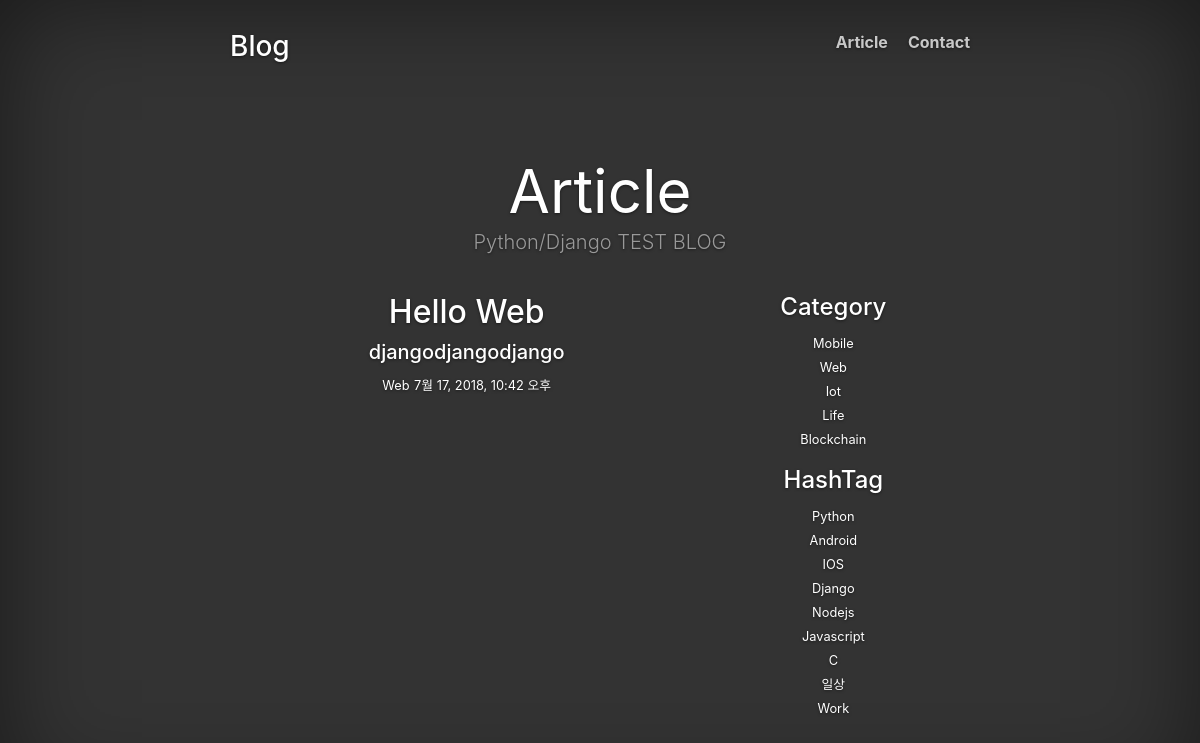
The page /articles/?hashtag=Python on the database its author committed.
### development/models.py (models this page shows, shortened)
class Article(models.Model):
    title = models.CharField(max_length=100)
    subTitle = models.CharField(max_length=100)
    content = models.TextField()
    category = models.ForeignKey(Category, on_delete=models.CASCADE)
    hashtag = models.ManyToManyField(HashTag)
    created_at = models.DateTimeField(auto_now_add=True)

class Category(models.Model):
    category_name = models.CharField(max_length=10)
    def __str__(self):
        return self.category_name

class HashTag(models.Model):
    tag = models.CharField(max_length=50)

### development/views.py (the view)
# urls.py: url(r'^articles/$', views.list_page, name='list'),
def list_page(request):
    category = request.GET.get('category')
    hashtag = request.GET.get('hashtag')
    if not category and not hashtag:
        article_list = Article.objects.all()
    elif category and hashtag:
        article_list = Article.objects.filter(category__category_name=category, hashtag__tag=hashtag)
    elif category:
        article_list = Article.objects.filter(category__category_name=category)
    else:
        article_list = Article.objects.filter(hashtag__tag=hashtag)
    hashtag_list = HashTag.objects.all()
    category_list = Category.objects.all()
    context = {
        'article_list' : article_list,
        'hashtag_list' : hashtag_list,
        'category_list' : category_list
    }
    return render(request, "article_list.html", context)

### templates/article_list.html
{% extends "base.html" %}
{% block body %}
<div class="container">
    <div class="blog-header">
        <h1 class="blog-title">Article</h1>
        <p class="lead blog-description">Python/Django TEST BLOG</p>
    </div>
    <div class="row">
        <div class="col-sm-8 blog-main">
            {% if article_list %}
                {% for article in article_list %}
                <div class="blog-post">
                    <h2 class="blog-post-title">
                        <a href="{% url "detail" article.id %}">{{ article.title }}</a>
                    </h2>
                    <h5 class="blog-post-title">{{ article.subTitle }}</h5>
                    <small>{{ article.category }}</small>
                    <small>{{ article.created_at }}</small>
                </div>
                <br/>
                {% endfor %}
            {% else %}
                <h2>게시글이 없습니다.</h2>
            {% endif %}
        </div>
        <div class="col-sm-3 col-sm-offset-1 blog-sidebar">
            <div class="sidebar-module sidebar-module-inset">
                <h4>Category</h4>
                <ol class="list-unstyled">
                    {% for category in category_list %}
                        <li>
                            <small>
                                <a href="/articles/?category={{ category }}">{{ category }}</a>
                            </small>
                        </li>
                    {% endfor %}
                </ol>
            </div>
            <div class="sidebar-module">
                <h4>HashTag</h4>
                <ol class="list-unstyled">
                    {% if hashtag_list %}
                        {% for hashtag in hashtag_list %}
                        <li>
                            <small><a href="/articles/?hashtag={{ hashtag.tag }}">{{ hashtag.tag }}</a></small>
                        </li>
                        {% endfor %}
                    {% endif %}
                </ol>
            </div>
        </div>
    </div>
</div>
{% endblock %}

### static/css/base.css (style rules this page uses)
a, a:focus, a:hover { color: #fff; }
html, body { height: 100%; background-color: #333; }
body { color: #fff; text-align: center; text-shadow: 0 1px 3px rgba(0,0,0,.5); }
.blog-header { padding-top: 60px; padding-bottom: 20px; }
.blog-title { margin-top: 30px; margin-bottom: 0; font-size: 60px; font-weight: normal; }
.blog-description { font-size: 20px; color: #999; }

### rows shown on the page
Article: title "Hello Web", subTitle "djangodjangodjango", category "Web", created_at "7월 17, 2018, 10:42 오후"
Category: category_name "Mobile"
Category: category_name "Web"
Category: category_name "Iot"
Category: category_name "Life"
Category: category_name "Blockchain"
HashTag: tag "Python"
HashTag: tag "Android"
HashTag: tag "IOS"
HashTag: tag "Django"
HashTag: tag "Nodejs"
HashTag: tag "Javascript"
HashTag: tag "C"
HashTag: tag "일상"
HashTag: tag "Work"
